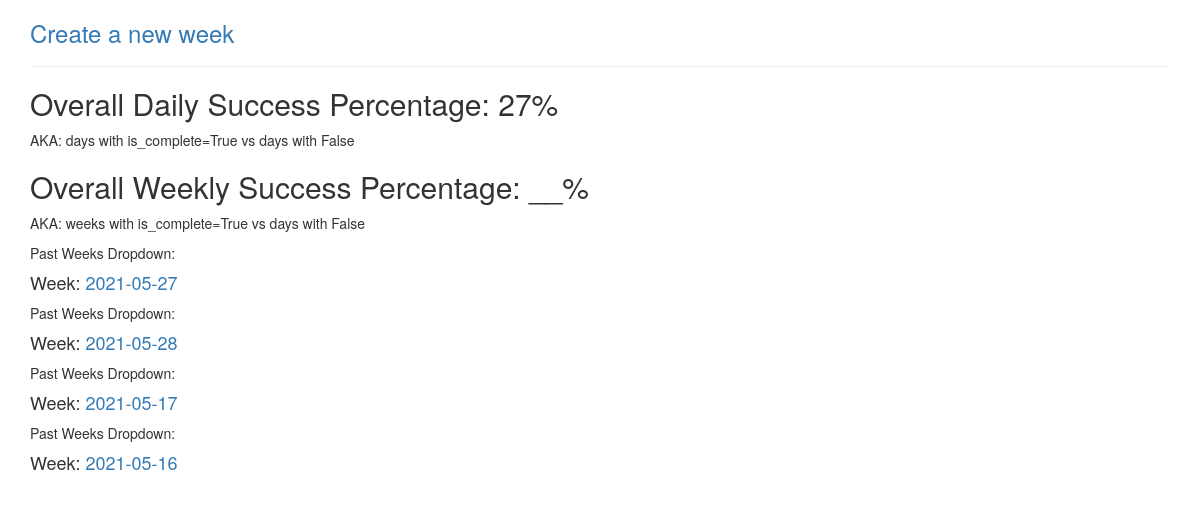
Before: / with the older database file.
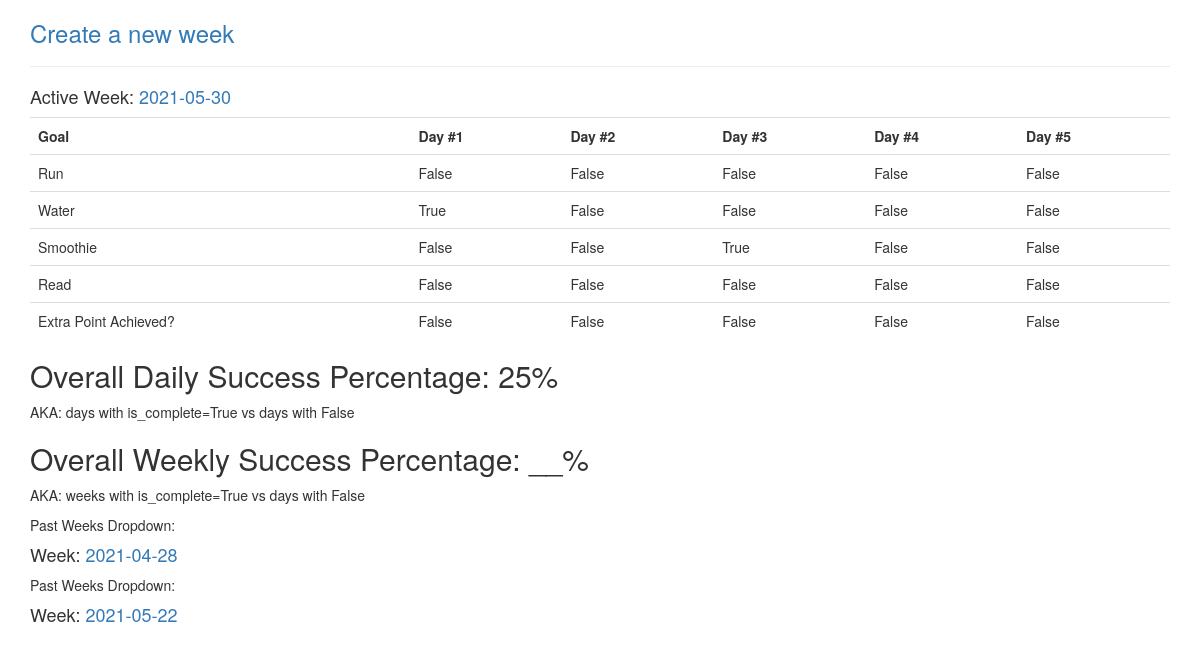
After: the same page with the newer database file.
### goal_item/models.py (models this page shows)
class CurrentGoalWeek(models.Model):
    week_start_date = models.DateField(auto_now_add=False)
    week_end_date = models.DateField(null=True, blank=True, auto_now_add=False)
    gd1_run = models.BooleanField(default=False)
    gd1_water = models.BooleanField(default=False)
    gd1_smoothie = models.BooleanField(default=False)
    gd1_read = models.BooleanField(default=False)
    day1_is_complete = models.BooleanField(default=False)
    gd1_extra_point = models.BooleanField(default=False)
    gd2_run = models.BooleanField(default=False)
    gd2_water = models.BooleanField(default=False)
    gd2_smoothie = models.BooleanField(default=False)
    gd2_read = models.BooleanField(default=False)
    day2_is_complete = models.BooleanField(default=False)
    gd2_extra_point = models.BooleanField(default=False)
    gd3_run = models.BooleanField(default=False)
    gd3_water = models.BooleanField(default=False)
    gd3_smoothie = models.BooleanField(default=False)
    gd3_read = models.BooleanField(default=False)
    day3_is_complete = models.BooleanField(default=False)
    gd3_extra_point = models.BooleanField(default=False)
    gd4_run = models.BooleanField(default=False)
    gd4_water = models.BooleanField(default=False)
    gd4_smoothie = models.BooleanField(default=False)
    gd4_read = models.BooleanField(default=False)
    day4_is_complete = models.BooleanField(default=False)
    gd4_extra_point = models.BooleanField(default=False)
    gd5_run = models.BooleanField(default=False)
    gd5_water = models.BooleanField(default=False)
    gd5_smoothie = models.BooleanField(default=False)
    gd5_read = models.BooleanField(default=False)
    day5_is_complete = models.BooleanField(default=False)
    gd5_extra_point = models.BooleanField(default=False)
    week_extra_2points = models.BooleanField(default=False)
    choose_goals = models.ManyToManyField(GoalItem, blank=True, related_name=('choose_goals'))
    is_active_week = models.BooleanField(default=False)
    def __str__(self):
        return f'{self.week_start_date}'

### goal_item/views.py (the view)
# urls.py: path('', home, name='home'),
def home(request):
    context = {
        'weeks': CurrentGoalWeek.objects.filter(is_active_week=False),
        'd1_bool_yes': CurrentGoalWeek.objects.filter(day1_is_complete=True).count(),
        'd2_bool_yes': CurrentGoalWeek.objects.filter(day2_is_complete=True).count(),
        'active_week': CurrentGoalWeek.objects.filter(is_active_week=True)
    }
    return render(request, 'goal_item/home.html', context)

### goal_item/templates/goal_item/home.html
{% extends 'base.html' %}
{% block content %}
    <h3 class="mt-4"><a href="{% url 'week-create' %}">Create a new week</a></h3>
    <hr />
    {% for x in active_week %}
    <h4>Active Week: <a href="{% url 'weeks:week-detail' x.id %}">{{ x }}</a></h4>
<table class="table mb-4">
    <tbody>
      <tr>
        <th>Goal</td>
        <th>Day #1</td>
        <th>Day #2</td>
        <th>Day #3</td>
        <th>Day #4</td>
        <th>Day #5</td>
      </tr>
      <tr>
        <td>Run</td>
        <td>{{ x.gd1_run }}</td>
        <td>{{ x.gd2_run }}</td>
        <td>{{ x.gd3_run }}</td>
        <td>{{ x.gd4_run }}</td>
        <td>{{ x.gd5_run }}</td>
      </tr>
      <tr>
        <td>Water</td>
        <td>{{ x.gd1_water }}</td>
        <td>{{ x.gd2_water }}</td>
        <td>{{ x.gd3_water }}</td>
        <td>{{ x.gd4_water }}</td>
        <td>{{ x.gd5_water }}</td>
    </tr>
    <tr>
        <td>Smoothie</td>
        <td>{{ x.gd1_smoothie }}</td>
        <td>{{ x.gd2_smoothie }}</td>
        <td>{{ x.gd3_smoothie }}</td>
        <td>{{ x.gd4_smoothie }}</td>
        <td>{{ x.gd5_smoothie }}</td>
    </tr>
    <tr>
        <td>Read</td>
        <td>{{ x.gd1_read }}</td>
        <td>{{ x.gd2_read }}</td>
        <td>{{ x.gd3_read }}</td>
        <td>{{ x.gd4_read }}</td>
        <td>{{ x.gd5_read }}</td>
    </tr>
    <tr>
        <td>Extra Point Achieved?</td>
        <td>{{ x.gd1_extra_point }}</td>
        <td>{{ x.gd2_extra_point }}</td>
        <td>{{ x.gd3_extra_point }}</td>
        <td>{{ x.gd4_extra_point }}</td>
        <td>{{ x.gd5_extra_point }}</td>
    </tr>
    </tbody>
 </table>
{% endfor %}
    <h2>Overall Daily Success Percentage: {{ d1_bool_yes|add:d2_bool_yes|add:25 }}%</h2>
    <p>AKA: days with is_complete=True vs days with False</p>
    <h2>Overall Weekly Success Percentage: __%</h2>
    <p>AKA: weeks with is_complete=True vs days with False</p>
{% for week in weeks %}
    Past Weeks Dropdown:
    <h4>Week: <a href="{% url 'weeks:week-detail' week.id %}">{{ week }}</a></h4>
{% endfor %}
{% endblock content %}

### templates/base.html (shortened to what this page needs)
<!DOCTYPE html>
<html lang="en">
<head>
    <link href="//cdn.bootcss.com/bootstrap/3.3.7/css/bootstrap.min.css" rel="stylesheet">
    <link href="//cdn.bootcss.com/bootstrap-datetimepicker/4.17.44/css/bootstrap-datetimepicker.min.css" rel="stylesheet">
</head>
<body>
    <div class="container">
        {% block content %}
        {% endblock content %}
    </div>
</body>
</html>

Changed rows visible on the page:
removed CurrentGoalWeek: week_start_date "2021-05-27", shown under "Overall Weekly Success Percentage: __%"
removed CurrentGoalWeek: week_start_date "2021-05-28", shown under "Overall Weekly Success Percentage: __%"
removed CurrentGoalWeek: week_start_date "2021-05-17", shown under "Overall Weekly Success Percentage: __%"
removed CurrentGoalWeek: week_start_date "2021-05-16", shown under "Overall Weekly Success Percentage: __%"
added CurrentGoalWeek: week_start_date "2021-05-30", gd1_run "False", gd2_run "False", gd3_run "False", gd4_run "False", gd5_run "False", gd1_water "True", gd2_water "False", gd3_water "False", gd4_water "False", gd5_water "False", gd1_smoothie "False", gd2_smoothie "False", gd3_smoothie "True", gd4_smoothie "False", gd5_smoothie "False", gd1_read "False", gd2_read "False", gd3_read "False", gd4_read "False", gd5_read "False", gd1_extra_point "False", gd2_extra_point "False", gd3_extra_point "False", gd4_extra_point "False", gd5_extra_point "False", shown under "Create a new week"
added CurrentGoalWeek: week_start_date "2021-04-28", shown under "Overall Weekly Success Percentage: __%"
added CurrentGoalWeek: week_start_date "2021-05-22", shown under "Overall Weekly Success Percentage: __%"
Other visible differences:
{{ d1_bool_yes|add:d2_bool_yes|add:25 }}: "27" → "25"
